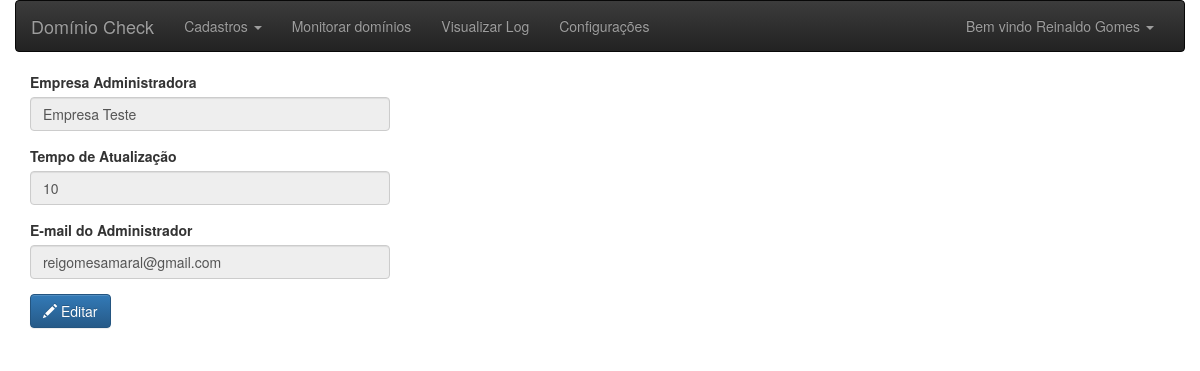
Page /config.php?view=1 (signed in) on the committed database.
### tables this page shows
CREATE TABLE IF NOT EXISTS `config` (
  `id_config` int(11) NOT NULL,
  `nome_empresa` varchar(200) NOT NULL,
  `tempo_refresh` tinyint(2) NOT NULL,
  `email_admin` varchar(200) NOT NULL
);

### config_db_actions.php (called while the page is built, shortened)
<?php
include_once 'db_config.php';
if (isset($_GET['view'])) {
    $SQL = $MySQLiconn->query("SELECT * FROM config WHERE id_config=" . $_GET['view']);
    $getROW = $SQL->fetch_array();
}

### config.php (the view, shortened to what this page needs)
<?php
include 'config_db_actions.php';
include 'template/header.php';
?>
<form method="post">
    <div class="form-group col-md-4">
        <label for="nome_empresa">Empresa Administradora</label>
        <input type="text" class="form-control" id="nome_empresa" name="nome_empresa" placeholder="Empresa Administradora" value="<?php if (isset($_GET['view'])) echo $getROW['nome_empresa']; ?>" disabled>
    </div>
    <div class="clearfix"></div>
    <div class="form-group col-md-4">
        <label for="tempo_refresh">Tempo de Atualização</label>
        <input type="text" class="form-control" id="tempo_refresh" name="tempo_refresh" placeholder="Tempo de Atualização" value="<?php if (isset($_GET['view'])) echo $getROW['tempo_refresh']; ?>" disabled>
    </div>
    <div class="clearfix"></div>
    <div class="form-group col-md-4">
        <label for="email_admin">E-mail do Administrador</label>
        <input type="text" class="form-control" id="email_admin" name="email_admin" placeholder="E-mail do Administrador" value="<?php if (isset($_GET['view'])) echo $getROW['email_admin']; ?>" disabled>
    </div>
    <div class="clearfix"></div>
    <div class="form-group col-md-4">
        <a class="btn btn-primary" href="cad_config.php?edit=<?php echo $getROW['id_config']; ?>" ><span class="glyphicon glyphicon-pencil" aria-hidden="true"></span> Editar</a>
    </div>
</form>
<?php include 'template/footer.php'; ?>

### rows in the picture
config: nome_empresa "Empresa Teste", tempo_refresh "10", email_admin "reigomesamaral@gmail.com"

### other values in the picture
$ses->getNode('nome_usuario') "Reinaldo Gomes"
